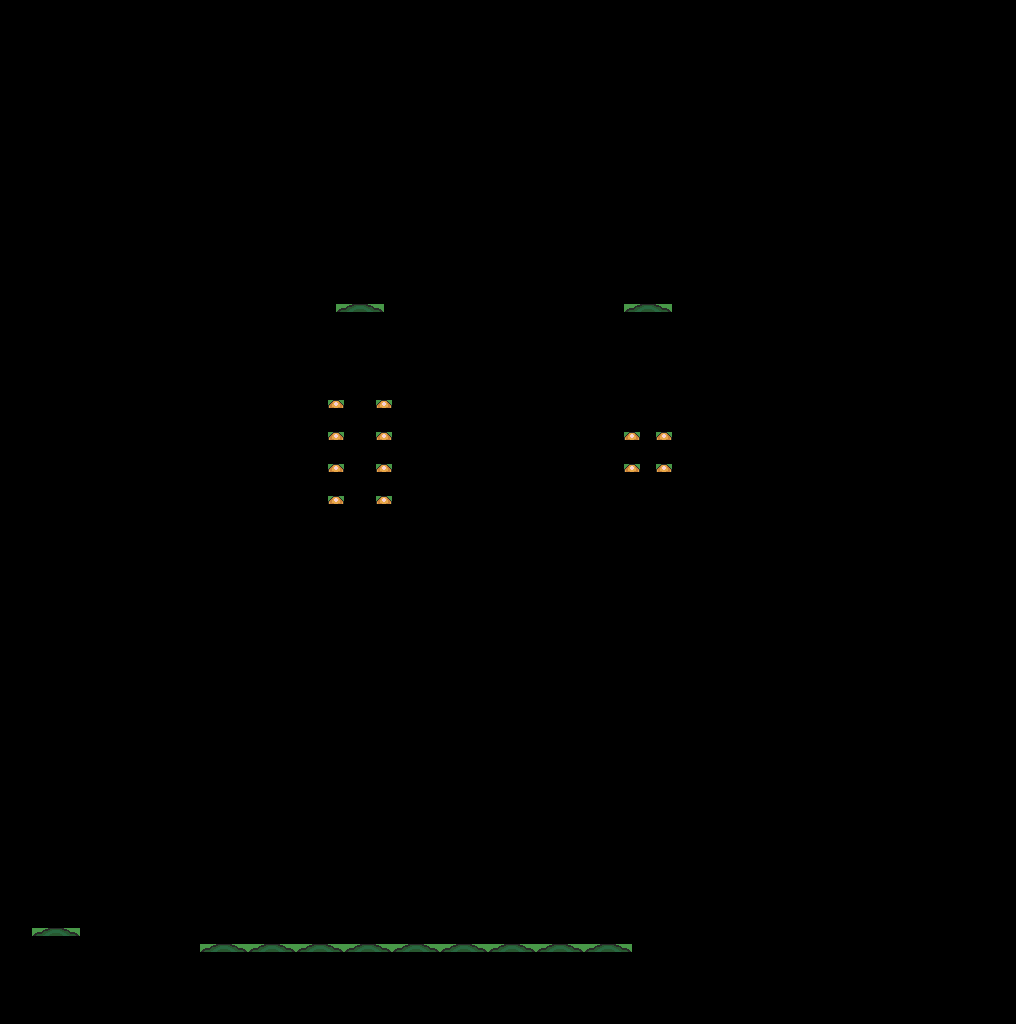

A level layout from a 2D game, rendered from its tile map. Below: a short description, then the map file with tile-grid data replaced by summaries:
An orthogonal 127x128 tile map with 8x8 px tiles, 1 tile layer (top), 3 hidden layers not drawn, 3 tilesets.

<map version="1.0" tiledversion="1.0.3" orientation="orthogonal" renderorder="right-down" width="127" height="128" tilewidth="8" tileheight="8" nextobjectid="1">
 <tileset firstgid="1" name="fondo_zona_2" tilewidth="8" tileheight="8" tilecount="16384" columns="128">
  <image source="Fondo_zona_2.png" width="1024" height="1024" />
 </tileset>
 <tileset firstgid="16385" source="collision.tsx" />
 <tileset firstgid="16386" name="bush" tilewidth="8" tileheight="8" tilecount="4" columns="2">
  <image source="BUSH.png" width="16" height="16" />
 </tileset>
 <layer name="fondo" width="127" height="128" visible="0">
  <data>[16256 cells, 16256 non-empty, 16240 distinct tile ids]</data>
 </layer>
 <layer name="collisions" width="127" height="128" visible="0" opacity="0.5">
  <data>[16256 cells, 9499 non-empty, 1 distinct tile ids]</data>
 </layer>
 <layer name="bush" width="127" height="128" visible="0">
  <data>[16256 cells, 528 non-empty, 4 distinct tile ids]</data>
 </layer>
 <layer name="top" width="127" height="128">
  <data>[16256 cells, 96 non-empty, 62 distinct tile ids]</data>
 </layer>
</map>
